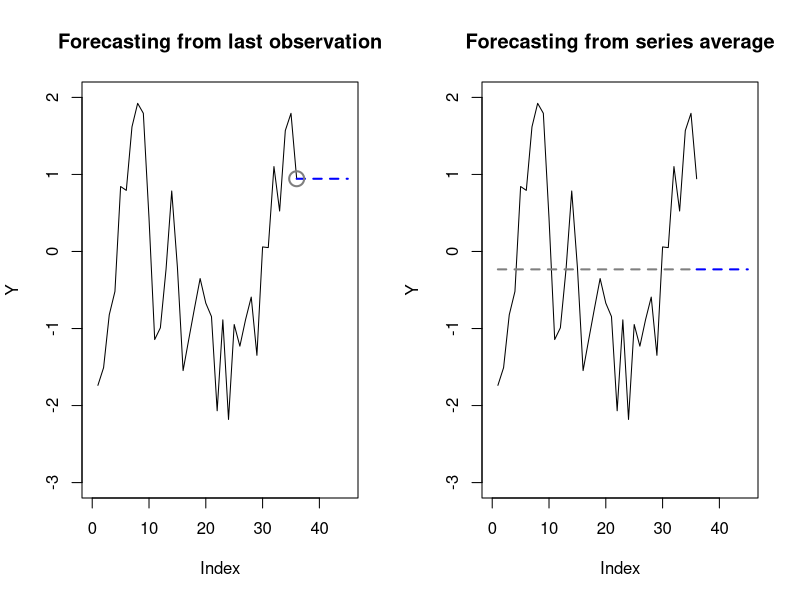
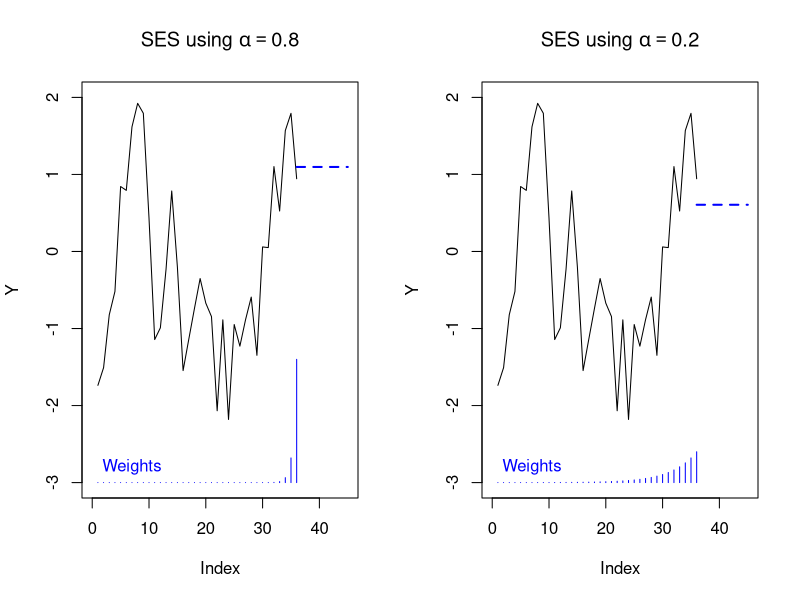
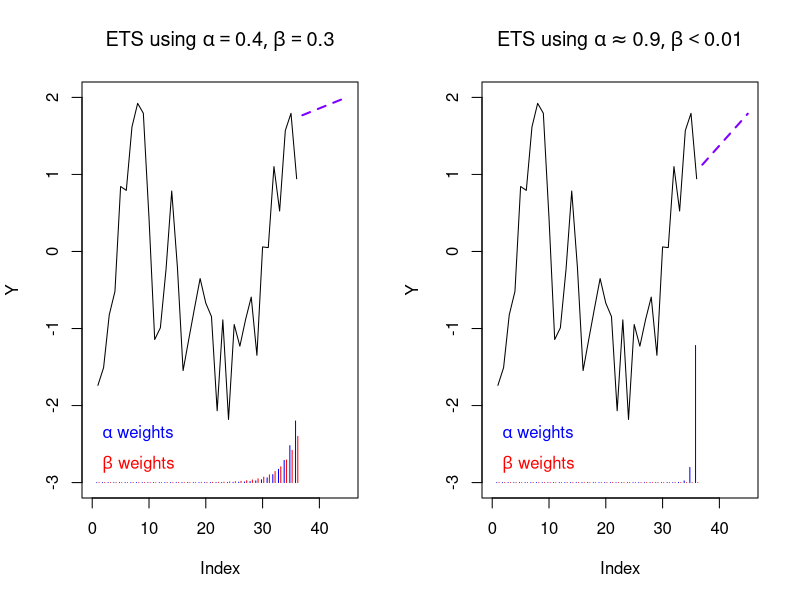
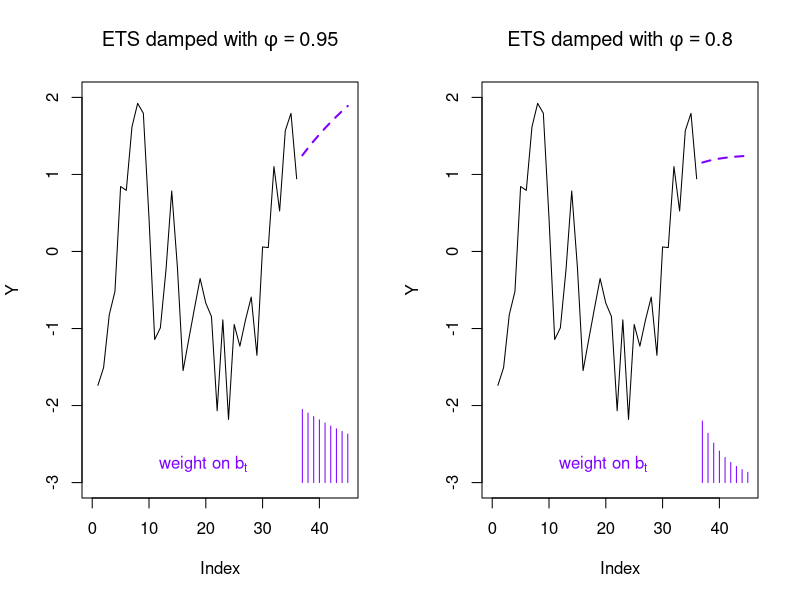
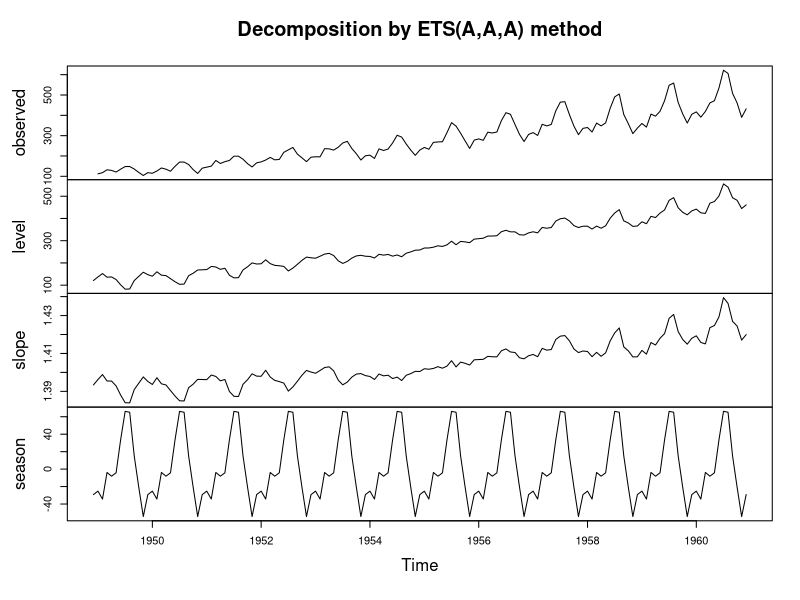
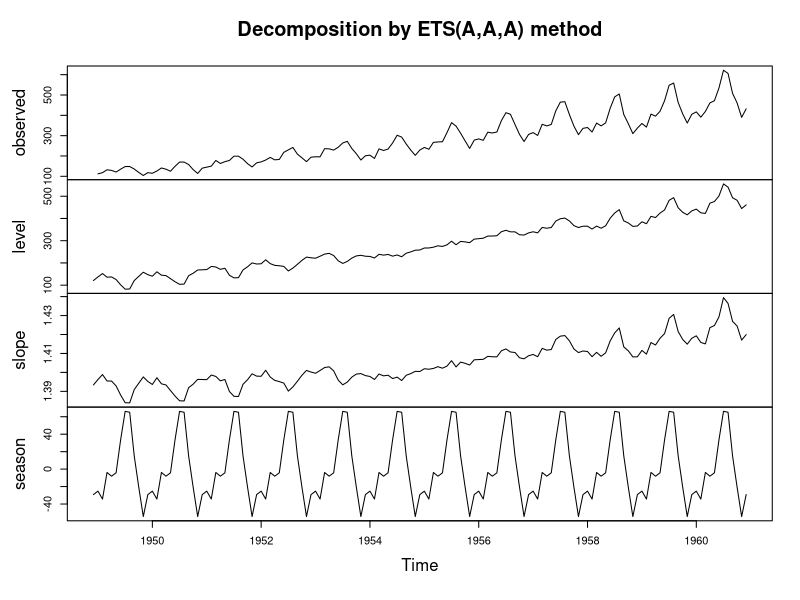
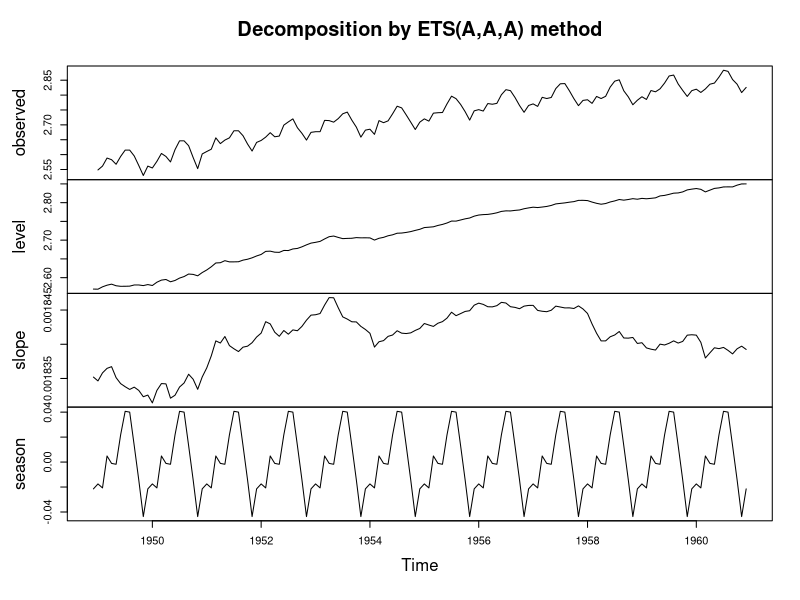
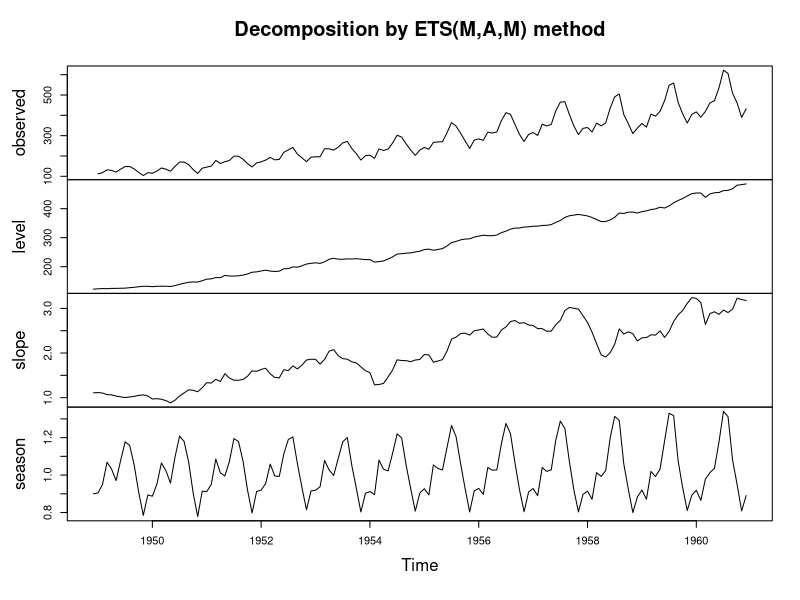

Source code (R) for these figures, in order:
## ---- chunk 1
#| output: false
library(forecast)
## ---- chunk 2
#| code-fold: true
#| fig-cap: 'Simple forecasting strategies'
par(mfrow=c(1,2))
set.seed(0117)
y <- arima.sim(list(ar=0.9),50)[5:40]
plot(y,type='l',xlim=c(0,45),ylab='Y',ylim=c(-3,2),
     main='Forecasting from last observation')
lines(x=c(36,45),y=rep(y[36],2),lwd=2,lty=2,col='#0000ff')
points(x=36,y=y[36],pch=1,cex=2,col='#7f7f7f',lwd=2)
plot(y,type='l',xlim=c(0,45),ylab='Y',ylim=c(-3,2),
     main='Forecasting from series average')
lines(x=c(36,45),y=rep(mean(y),2),lwd=2,lty=2,col='#0000ff')
lines(x=c(1,36),y=rep(mean(y),2),col='#7f7f7f',lwd=2,lty=2)
## ---- chunk 3
#| code-fold: true
#| fig-cap: 'Simple exponential smoothing models'
par(mfrow=c(1,2))
ses80 <- y%*%(0.8*0.2^(35:0))
ses20 <- y%*%(0.2*0.8^(35:0))
plot(y,type='l',xlim=c(0,45),ylab='Y',ylim=c(-3,2),
     main=expression(paste('SES using ',alpha == 0.8)))
lines(x=c(36,45),y=rep(ses80,2),lwd=2,lty=2,col='#0000ff')
segments(x0=1:36,y0=-3,y1=2*0.8*0.2^(35:0)-3,col='#0000ff')
text(0,-2.8,'Weights',col='#0000ff',pos=4)
plot(y,type='l',xlim=c(0,45),ylab='Y',ylim=c(-3,2),
     main=expression(paste('SES using ',alpha == 0.2)))
lines(x=c(36,45),y=rep(ses20,2),lwd=2,lty=2,col='#0000ff')
segments(x0=1:36,y0=-3,y1=2*0.2*0.8^(35:0)-3,col='#0000ff')
text(0,-2.8,'Weights',col='#0000ff',pos=4)
## ---- chunk 4
#| code-fold: true
#| fig-cap: 'Exponential smoothing models with trend'
par(mfrow=c(1,2))
trend1 <- ets(y,model='AAN',damped=FALSE,alpha=0.4,beta=0.3)
trend2 <- ets(y,model='AAN',damped=FALSE)

plot(y,type='l',xlim=c(0,45),ylab='Y',ylim=c(-3,2),
     main=expression(paste('ETS using ',list(alpha == 0.4, beta == 0.3))))
lines(x=c(37:45),y=forecast(trend1,h=9)$mean,lwd=2,lty=2,col='#7f00ff')
segments(x0=-0.2+(1:36),y0=-3,y1=2*0.4*0.6^(35:0)-3,col='#0000ff')
segments(x0=0.2+(1:36),y0=-3,y1=2*0.3*0.7^(35:0)-3,col='#ff0000')
text(0,-2.4,expression(paste(alpha,' weights')),col='#0000ff',pos=4)
text(0,-2.8,expression(paste(beta,' weights')),col='#ff0000',pos=4)
plot(y,type='l',xlim=c(0,45),ylab='Y',ylim=c(-3,2),
     main=expression(paste('ETS using ',list(alpha %~~% 0.9, beta < 0.01))))
lines(x=c(37:45),y=forecast(trend2,h=9)$mean,lwd=2,lty=2,col='#7f00ff')
segments(x0=-0.2+(1:36),y0=-3,y1=2*trend2$par[1]*(1-trend2$par[1])^(35:0)-3,col='#0000ff')
segments(x0=0.2+(1:36),y0=-3,y1=2*trend2$par[2]*(1-trend2$par[2])^(35:0)-3,col='#ff0000')
text(0,-2.4,expression(paste(alpha,' weights')),col='#0000ff',pos=4)
text(0,-2.8,expression(paste(beta,' weights')),col='#ff0000',pos=4)
## ---- chunk 5
#| code-fold: true
#| fig-cap: 'Exponential smoothing models with trend'
require(forecast)
par(mfrow=c(1,2))
trend1 <- ets(y,model='AAN',damped=TRUE,alpha=0.8,beta=0.1,phi=0.95)
trend2 <- ets(y,model='AAN',damped=TRUE,alpha=0.8,beta=0.1,phi=0.8)

plot(y,type='l',xlim=c(0,45),ylab='Y',ylim=c(-3,2),
     main=expression(paste('ETS damped with ',phi == 0.95)))
lines(x=c(37:45),y=forecast(trend1,h=9)$mean,lwd=2,lty=2,col='#7f00ff')
segments(x0=37:45,y0=-3,y1=0.95^(1:9)-3,col='#7f00ff')
text(10,-2.8,expression(paste('weight on ',b[t])),col='#7f00ff',pos=4)
plot(y,type='l',xlim=c(0,45),ylab='Y',ylim=c(-3,2),
     main=expression(paste('ETS damped with ',phi == 0.8)))
lines(x=c(37:45),y=forecast(trend2,h=9)$mean,lwd=2,lty=2,col='#7f00ff')
segments(x0=37:45,y0=-3,y1=0.8^(1:9)-3,col='#7f00ff')
text(10,-2.8,expression(paste('weight on ',b[t])),col='#7f00ff',pos=4)
## ---- chunk 6
#| code-fold: true
#| fig-cap: 'ETS model as a sum of three components'
#| fig-asp: 1
air.ets1 <- ets(AirPassengers,model='AAA',damped=FALSE)
plot(air.ets1)
## ---- chunk 7
#| code-fold: true
#| fig-cap: 'ETS with additive seasonality for original data'
#| fig-asp: 1
air.ets1 <- ets(AirPassengers,model='AAA',damped=FALSE)
plot(air.ets1)
legend(x='topleft',legend=c('Observations','Smoothing fit'),lty=1,col=c('#000000','#0000ff'),bty='n')
## ---- chunk 8
#| code-fold: true
#| fig-cap: 'ETS with additive seasonality for Box-Cox transformed data'
#| fig-asp: 1
air.ets2 <- ets(AirPassengers,model='AAA',damped=FALSE,lambda='auto',biasadj=TRUE)
plot(air.ets2)
legend(x='topleft',legend=c('Observations','Smoothing fit'),lty=1,col=c('#000000','#0000ff'),bty='n')
## ---- chunk 9
#| code-fold: true
#| fig-cap: 'ETS with multiplicative trend and seasonality for original data'
#| fig-asp: 1
air.ets3 <- ets(AirPassengers,model='MAM',damped=FALSE)
plot(air.ets3)
legend(x='topleft',legend=c('Observations','Smoothing fit'),lty=1,col=c('#000000','#0000ff'),bty='n')
## ---- chunk 10
#| code-fold: true
air.ets.summ <- rbind(sqrt(air.ets1$mse),
                      sqrt(mean((AirPassengers-air.ets2$fitted)^2)),
                      sqrt(air.ets3$mse))
colnames(air.ets.summ) <- c('In-sample RMSE')
rownames(air.ets.summ) <- c('AAA, no Box-Cox', 'AAA, w/ Box-Cox', 'MAM, no Box-Cox')
print(air.ets.summ)
